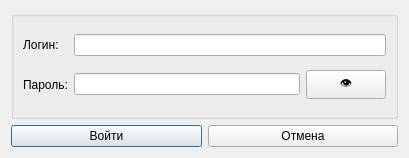
<?xml version="1.0" encoding="UTF-8"?>
<ui version="4.0">
 <class>LoginTeacherWindow</class>
 <widget class="QDialog" name="LoginTeacherWindow">
  <property name="geometry">
   <rect>
    <x>0</x>
    <y>0</y>
    <width>409</width>
    <height>158</height>
   </rect>
  </property>
  <property name="windowTitle">
   <string>Авторизация</string>
  </property>
  <layout class="QGridLayout" name="gridLayout_2">
   <item row="0" column="0">
    <widget class="QGroupBox" name="groupBox">
     <property name="title">
      <string/>
     </property>
     <layout class="QGridLayout" name="gridLayout">
      <item row="0" column="0">
       <widget class="QLabel" name="login_label">
        <property name="text">
         <string>Логин:</string>
        </property>
       </widget>
      </item>
      <item row="1" column="0">
       <widget class="QLabel" name="pass_label">
        <property name="text">
         <string>Пароль:</string>
        </property>
       </widget>
      </item>
      <item row="1" column="1">
       <widget class="QLineEdit" name="pass_lineedit">
        <property name="echoMode">
         <enum>QLineEdit::Password</enum>
        </property>
       </widget>
      </item>
      <item row="1" column="2">
       <widget class="QPushButton" name="show_pass_button">
        <property name="text">
         <string>👁</string>
        </property>
       </widget>
      </item>
      <item row="0" column="1" colspan="2">
       <widget class="QLineEdit" name="login_lineedit"/>
      </item>
     </layout>
    </widget>
   </item>
   <item row="1" column="0">
    <layout class="QHBoxLayout" name="horizontalLayout_2">
     <item>
      <widget class="QPushButton" name="log_in_button_2">
       <property name="text">
        <string>Войти</string>
       </property>
       <property name="default">
        <bool>true</bool>
       </property>
      </widget>
     </item>
     <item>
      <widget class="QPushButton" name="cancel_button_2">
       <property name="text">
        <string>Отмена</string>
       </property>
      </widget>
     </item>
    </layout>
   </item>
  </layout>
 </widget>
 <resources/>
 <connections/>
</ui>
